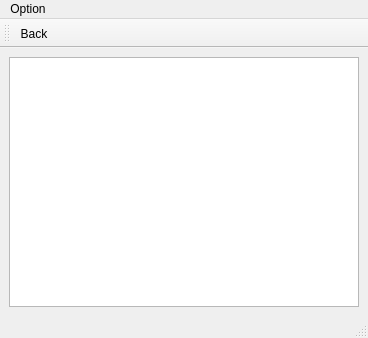
<?xml version="1.0" encoding="UTF-8"?>
<ui version="4.0">
 <class>TextEditScreen</class>
 <widget class="QMainWindow" name="TextEditScreen">
  <property name="geometry">
   <rect>
    <x>0</x>
    <y>0</y>
    <width>368</width>
    <height>338</height>
   </rect>
  </property>
  <property name="windowTitle">
   <string>MainWindow</string>
  </property>
  <widget class="QWidget" name="centralwidget">
   <layout class="QHBoxLayout" name="horizontalLayout">
    <item>
     <widget class="QTextEdit" name="textEdit"/>
    </item>
   </layout>
  </widget>
  <widget class="QMenuBar" name="menubar">
   <property name="geometry">
    <rect>
     <x>0</x>
     <y>0</y>
     <width>368</width>
     <height>22</height>
    </rect>
   </property>
   <widget class="QMenu" name="menuOption">
    <property name="title">
     <string>Option</string>
    </property>
    <addaction name="actionBack"/>
    <addaction name="actionClose"/>
   </widget>
   <addaction name="menuOption"/>
  </widget>
  <widget class="QStatusBar" name="statusbar"/>
  <widget class="QToolBar" name="toolBar">
   <property name="windowTitle">
    <string>toolBar</string>
   </property>
   <attribute name="toolBarArea">
    <enum>TopToolBarArea</enum>
   </attribute>
   <attribute name="toolBarBreak">
    <bool>false</bool>
   </attribute>
   <addaction name="actionBack"/>
  </widget>
  <action name="actionBack">
   <property name="icon">
    <iconset resource="resource.qrc">
     <normaloff>:/img/back.png</normaloff>:/img/back.png</iconset>
   </property>
   <property name="text">
    <string>Back</string>
   </property>
   <property name="toolTip">
    <string>Go Back</string>
   </property>
   <property name="shortcut">
    <string>Esc</string>
   </property>
  </action>
  <action name="actionClose">
   <property name="text">
    <string>Close</string>
   </property>
   <property name="shortcut">
    <string>Ctrl+Esc</string>
   </property>
  </action>
 </widget>
 <resources>
  <include location="resource.qrc"/>
 </resources>
 <connections/>
</ui>
